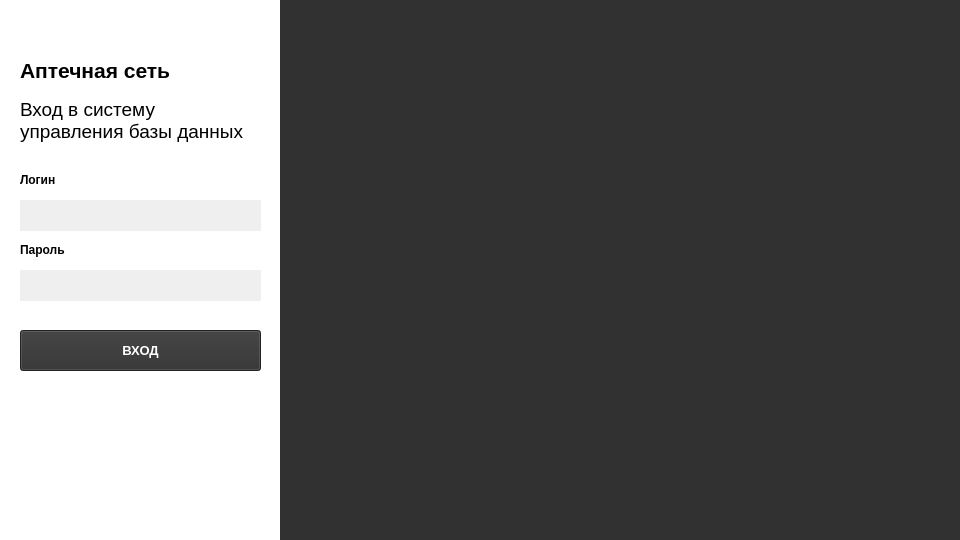
<?xml version="1.0" encoding="UTF-8"?>
<ui version="4.0">
 <class>MainWindow</class>
 <widget class="QMainWindow" name="MainWindow">
  <property name="geometry">
   <rect>
    <x>0</x>
    <y>0</y>
    <width>960</width>
    <height>540</height>
   </rect>
  </property>
  <property name="maximumSize">
   <size>
    <width>960</width>
    <height>540</height>
   </size>
  </property>
  <property name="windowTitle">
   <string>MainWindow</string>
  </property>
  <property name="styleSheet">
   <string notr="true"/>
  </property>
  <property name="animated">
   <bool>false</bool>
  </property>
  <property name="documentMode">
   <bool>false</bool>
  </property>
  <property name="dockNestingEnabled">
   <bool>false</bool>
  </property>
  <property name="unifiedTitleAndToolBarOnMac">
   <bool>false</bool>
  </property>
  <widget class="QWidget" name="centralwidget">
   <property name="styleSheet">
    <string notr="true">
background-color: rgb(49, 49, 49);</string>
   </property>
   <widget class="QLabel" name="label">
    <property name="geometry">
     <rect>
      <x>0</x>
      <y>0</y>
      <width>280</width>
      <height>540</height>
     </rect>
    </property>
    <property name="styleSheet">
     <string notr="true">
background-color: rgb(255, 255, 255);</string>
    </property>
    <property name="text">
     <string/>
    </property>
   </widget>
   <widget class="QLabel" name="label_2">
    <property name="geometry">
     <rect>
      <x>20</x>
      <y>90</y>
      <width>241</width>
      <height>61</height>
     </rect>
    </property>
    <property name="font">
     <font>
      <family>Arial</family>
      <pointsize>14</pointsize>
      <weight>50</weight>
      <bold>false</bold>
     </font>
    </property>
    <property name="cursor">
     <cursorShape>ArrowCursor</cursorShape>
    </property>
    <property name="mouseTracking">
     <bool>false</bool>
    </property>
    <property name="styleSheet">
     <string notr="true">background-color: rgb(255, 255, 255);</string>
    </property>
    <property name="text">
     <string>Вход в систему управления базы данных</string>
    </property>
    <property name="textFormat">
     <enum>Qt::AutoText</enum>
    </property>
    <property name="wordWrap">
     <bool>true</bool>
    </property>
   </widget>
   <widget class="QLabel" name="label_3">
    <property name="geometry">
     <rect>
      <x>20</x>
      <y>50</y>
      <width>161</width>
      <height>41</height>
     </rect>
    </property>
    <property name="font">
     <font>
      <pointsize>16</pointsize>
      <weight>75</weight>
      <bold>true</bold>
     </font>
    </property>
    <property name="styleSheet">
     <string notr="true">background-color: rgb(255, 255, 255);</string>
    </property>
    <property name="text">
     <string>Аптечная сеть</string>
    </property>
   </widget>
   <widget class="QLineEdit" name="lineEdit">
    <property name="geometry">
     <rect>
      <x>20</x>
      <y>200</y>
      <width>241</width>
      <height>31</height>
     </rect>
    </property>
    <property name="styleSheet">
     <string notr="true">
background-color: rgb(239, 239, 239);</string>
    </property>
    <property name="frame">
     <bool>false</bool>
    </property>
   </widget>
   <widget class="QLineEdit" name="lineEdit_2">
    <property name="geometry">
     <rect>
      <x>20</x>
      <y>270</y>
      <width>241</width>
      <height>31</height>
     </rect>
    </property>
    <property name="styleSheet">
     <string notr="true">
background-color: rgb(239, 239, 239);</string>
    </property>
    <property name="frame">
     <bool>false</bool>
    </property>
   </widget>
   <widget class="QLabel" name="label_4">
    <property name="geometry">
     <rect>
      <x>20</x>
      <y>170</y>
      <width>121</width>
      <height>20</height>
     </rect>
    </property>
    <property name="font">
     <font>
      <family>Arial</family>
      <pointsize>9</pointsize>
      <weight>75</weight>
      <bold>true</bold>
      <underline>false</underline>
      <strikeout>false</strikeout>
      <stylestrategy>PreferDefault</stylestrategy>
     </font>
    </property>
    <property name="styleSheet">
     <string notr="true">background-color: rgb(255, 255, 255);</string>
    </property>
    <property name="text">
     <string>Логин</string>
    </property>
    <property name="textFormat">
     <enum>Qt::AutoText</enum>
    </property>
    <property name="margin">
     <number>2</number>
    </property>
   </widget>
   <widget class="QLabel" name="label_5">
    <property name="geometry">
     <rect>
      <x>20</x>
      <y>240</y>
      <width>121</width>
      <height>20</height>
     </rect>
    </property>
    <property name="font">
     <font>
      <family>Arial</family>
      <pointsize>9</pointsize>
      <weight>75</weight>
      <bold>true</bold>
      <underline>false</underline>
      <strikeout>false</strikeout>
      <stylestrategy>PreferDefault</stylestrategy>
     </font>
    </property>
    <property name="styleSheet">
     <string notr="true">background-color: rgb(255, 255, 255);</string>
    </property>
    <property name="text">
     <string>Пароль</string>
    </property>
    <property name="textFormat">
     <enum>Qt::AutoText</enum>
    </property>
    <property name="margin">
     <number>2</number>
    </property>
   </widget>
   <widget class="QPushButton" name="pushButton">
    <property name="geometry">
     <rect>
      <x>20</x>
      <y>330</y>
      <width>241</width>
      <height>41</height>
     </rect>
    </property>
    <property name="font">
     <font>
      <pointsize>10</pointsize>
      <weight>75</weight>
      <bold>true</bold>
     </font>
    </property>
    <property name="styleSheet">
     <string notr="true">color: rgb(255, 255, 255);</string>
    </property>
    <property name="text">
     <string>ВХОД</string>
    </property>
   </widget>
  </widget>
 </widget>
 <resources/>
 <connections/>
</ui>
